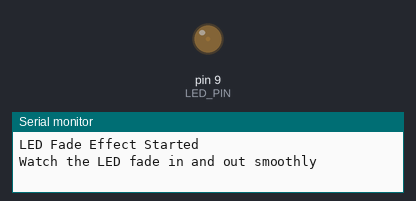
The sketch below on a simulated Arduino Uno, built with avr-gcc and run on an emulated ATmega328P. Shown: output pins drawn as LEDs (lit = HIGH), the last lines printed to the serial monitor.

Above: at 0.05 s.
At 0.95 s:
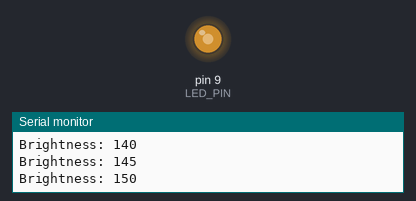
At 1.4 s:
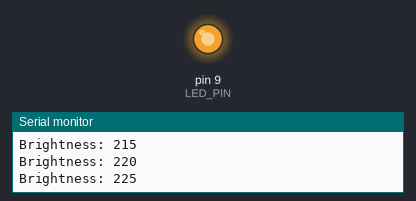
At 2.8 s:
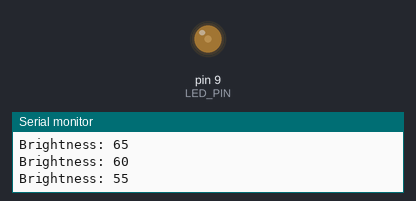
Timing chart, 0 to 7.1 s (numbered marks = the images above):
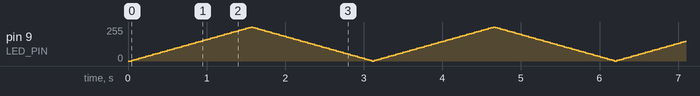

The sketch:

led_fade.ino
```cpp
/*
 * Project: LED Fade Effect
 * Description: Create a smooth fade in/out effect on an LED using PWM (Pulse Width Modulation)
 * Author: XergioAleX
 * Date: 2025
 */

// Pin definitions
const int LED_PIN = 9;  // Must be a PWM-capable pin (marked with ~ on Arduino Uno: 3, 5, 6, 9, 10, 11)

// Fade variables
int brightness = 0;     // Current LED brightness (0-255)
int fadeAmount = 5;     // Amount to fade by each step (change this to speed up/slow down)

void setup() {
  // Initialize the LED pin as an output
  // Note: PWM pins don't need special setup, just use pinMode as OUTPUT
  pinMode(LED_PIN, OUTPUT);

  // Initialize serial communication for debugging
  Serial.begin(9600);
  Serial.println("LED Fade Effect Started");
  Serial.println("Watch the LED fade in and out smoothly");
}

void loop() {
  // Set the brightness of the LED using PWM
  // analogWrite() accepts values from 0 (fully off) to 255 (fully on)
  analogWrite(LED_PIN, brightness);

  // Print current brightness to Serial Monitor
  Serial.print("Brightness: ");
  Serial.println(brightness);

  // Change the brightness for next time through the loop
  brightness = brightness + fadeAmount;

  // Reverse the direction of fading at the ends of the fade
  if (brightness <= 0 || brightness >= 255) {
    fadeAmount = -fadeAmount;  // Reverse direction
  }

  // Wait for 30 milliseconds to see the dimming effect
  // Adjust this value to change fade speed (lower = faster, higher = slower)
  delay(30);
}
```
